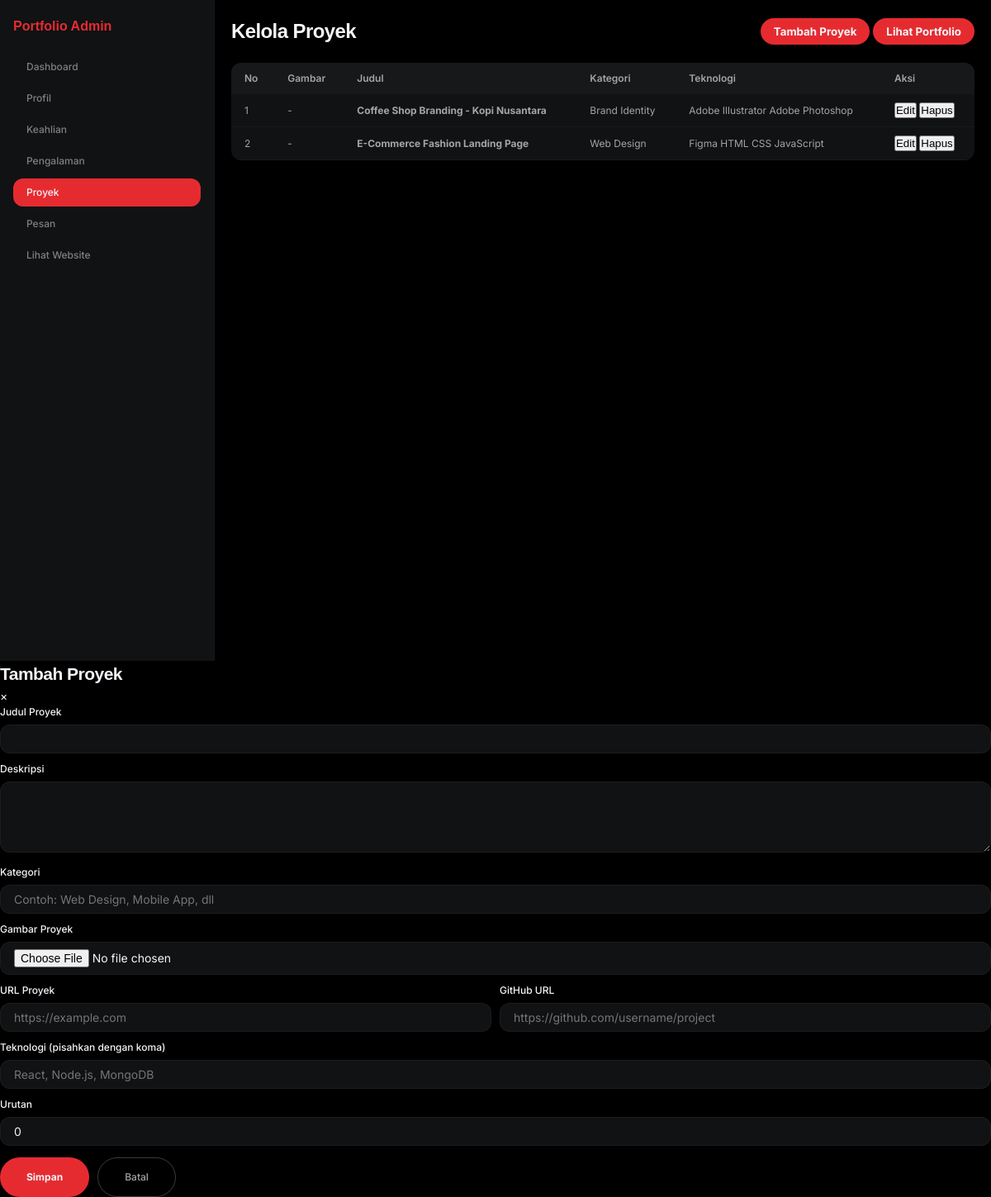
/admin/projects (signed in), run on the app's committed database.
### models.py (models this page shows)
class Project(db.Model):
    __tablename__ = 'projects'
    id = db.Column(db.Integer, primary_key=True)
    title = db.Column(db.String(100), nullable=False)
    description = db.Column(db.Text)
    category = db.Column(db.String(50))
    image_url = db.Column(db.String(255))
    project_url = db.Column(db.String(255))
    github_url = db.Column(db.String(255))
    technologies = db.Column(db.Text)  # JSON string
    order = db.Column(db.Integer, default=0)
    created_at = db.Column(db.DateTime, default=datetime.utcnow)

### routes/admin_routes.py (the view)
@bp.route('/projects')
@login_required
def list_projects():
    projects = Project.query.order_by(Project.order).all()
    return render_template('admin/projects.html', projects=projects)

### routes/admin_routes.py (called while the page is built)
def login_required(f):
    @wraps(f)
    def decorated_function(*args, **kwargs):
        if not session.get('logged_in'):
            return redirect(url_for('login'))
        return f(*args, **kwargs)
    return decorated_function

### templates/admin/projects.html (shortened to what this page needs)
<!DOCTYPE html>
<html lang="id">
<head>
    <link rel="stylesheet" href="{{ url_for('static', filename='css/style.css') }}">
</head>
<body>
    <div class="admin-container">
        <aside class="admin-sidebar">
            <div class="sidebar-brand">Portfolio Admin</div>
            <nav class="sidebar-nav">
                <a href="/admin">Dashboard</a>
                <a href="/admin/profile">Profil</a>
                <a href="/admin/skills">Keahlian</a>
                <a href="/admin/experiences">Pengalaman</a>
                <a href="/admin/projects" class="active">Proyek</a>
                <a href="/admin/contacts">Pesan</a>
                <a href="/">Lihat Website</a>
            </nav>
        </aside>
        <main class="admin-main">
            <header class="admin-header">
                <h1>Kelola Proyek</h1>
                <div class="admin-actions">
                    <button onclick="openAddModal()">Tambah Proyek</button>
                    <button onclick="window.location.href='/'">Lihat Portfolio</button>
                </div>
            </header>
            <div class="admin-card">
                <table class="admin-table">
                    <thead>
                        <tr>
                            <th>No</th>
                            <th>Gambar</th>
                            <th>Judul</th>
                            <th>Kategori</th>
                            <th>Teknologi</th>
                            <th>Aksi</th>
                        </tr>
                    </thead>
                    <tbody>
                        {% for project in projects %}
                        <tr>
                            <td>{{ loop.index }}</td>
                            <td>
                                {% if project.image_url %}
                                <img src="{{ project.image_url }}" alt="{{ project.title }}" style="width: 60px; height: 60px; object-fit: cover; border-radius: 6px;">
                                {% else %}
                                <span class="no-image">-</span>
                                {% endif %}
                            </td>
                            <td><strong>{{ project.title }}</strong></td>
                            <td>{{ project.category or '-' }}</td>
                            <td>
                                {% if project.technologies %}
                                <div class="tech-tags">
                                    {% for tech in project.technologies.split(',') %}
                                    <span class="tech-tag">{{ tech.strip() }}</span>
                                    {% endfor %}
                                </div>
                                {% else %}
                                -
                                {% endif %}
                            </td>
                            <td>
                                <button class="btn-edit" onclick="editProject({{ project.id }})">Edit</button>
                                <button class="btn-delete" onclick="deleteProject({{ project.id }})">Hapus</button>
                            </td>
                        </tr>
                        {% endfor %}
                    </tbody>
                </table>
            </div>
        </main>
    </div>
    <div id="projectModal" class="modal">
        <div class="modal-content">
            <div class="modal-header">
                <h2 id="modalTitle">Tambah Proyek</h2>
                <span class="modal-close" onclick="closeModal()">&times;</span>
            </div>
            <form id="projectForm" class="admin-form" enctype="multipart/form-data">
                <div class="form-group">
                    <label for="projectTitle">Judul Proyek</label>
                    <input type="text" id="projectTitle" required>
                </div>
                <div class="form-group">
                    <label for="projectDescription">Deskripsi</label>
                    <textarea id="projectDescription" rows="4"></textarea>
                </div>
                <div class="form-group">
                    <label for="projectCategory">Kategori</label>
                    <input type="text" id="projectCategory" placeholder="Contoh: Web Design, Mobile App, dll">
                </div>
                <div class="form-group">
                    <label for="projectImage">Gambar Proyek</label>
                    <input type="file" id="projectImage" accept="image/*">
                </div>
                <div class="form-row">
                    <div class="form-group">
                        <label for="projectUrl">URL Proyek</label>
                        <input type="url" id="projectUrl" placeholder="https://example.com">
                    </div>
                    <div class="form-group">
                        <label for="projectGithub">GitHub URL</label>
                        <input type="url" id="projectGithub" placeholder="https://github.com/username/project">
                    </div>
                </div>
                <div class="form-group">
                    <label for="projectTechnologies">Teknologi (pisahkan dengan koma)</label>
                    <input type="text" id="projectTechnologies" placeholder="React, Node.js, MongoDB">
                </div>
                <div class="form-group">
                    <label for="projectOrder">Urutan</label>
                    <input type="number" id="projectOrder" min="0" value="0">
                </div>
                <div class="form-actions">
                    <button type="submit" class="btn-primary">Simpan</button>
                    <button type="button" class="btn-secondary" onclick="closeModal()">Batal</button>
                </div>
            </form>
        </div>
    </div>
</body>
</html>

### data on the page
Project: title "Coffee Shop Branding - Kopi Nusantara", category "Brand Identity", strip "Adobe Illustrator" "Adobe Photoshop"
Project: title "E-Commerce Fashion Landing Page", category "Web Design", strip "Figma" "HTML" "CSS" "JavaScript"
